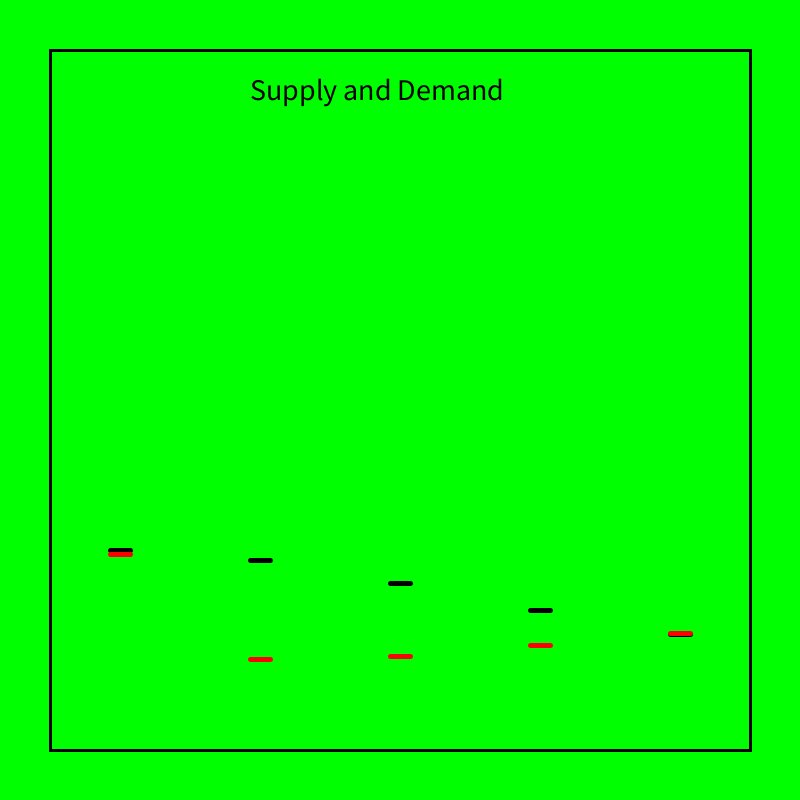
Frame 1 (no input)
Frame 60 (the mouse pressed at the canvas centre just before this capture): identical to frame 1, image omitted
Frame 120 (the mouse held since frame 60 and released just before this capture): identical to frame 1, image omitted

The Processing sketch that drew this single still picture (run headless with seeded random() and noise(); from frame 60 on, the mouse is pressed at the canvas centre):

// Processing sketch: SupplyDemand
// ── SupplyDemand.pde
  ArrayList<Buyer> buyers = new ArrayList<Buyer>();
  ArrayList<Seller> sellers = new ArrayList<Seller>();
  
  ArrayList<Buyer> buyerHolder = new ArrayList<Buyer>();
  ArrayList<Seller> sellerHolder = new ArrayList<Seller>();
  ArrayList<TransactionPair> pairs = new ArrayList<TransactionPair>();
  
  int numBuyers = 5;
  int numSellers = 5;
  int numDays = 100;
  int graphWidth = 700;
  float ellipseSize = 20;
  
void setup(){
  
  size(800, 800);
  for (int i = 1; i <= numBuyers; i++){
      double r = 5 + (numBuyers - i);
      buyers.add(new Buyer(r, r/2));
  }
  for (int i = 1; i <= numSellers; i++){
      double r = 5 + (Math.abs(numBuyers - numSellers)) + i;
      sellers.add(new Seller(r, r/2));
  }
  
  /*
    Each day requires certain tasks:
    1) Loop through buyers and sellers and assign them randomly to each other until all rockets are sold or no sales can be made
    2) Use the makeSale function to achieve (1). Remove any buyer that has item or seller who doesn't from holder arraylists.
    3) (1) and (2) have excluded buyers raise prices and excluded sellers lower prices
    4) Replenish Seller stocks and empty buyer stocks. 
  */
  System.out.println("Extreme of index 2 is: " + buyers.get(2).getExtreme());
  for (int day = 0; day < numDays; day++){
    delay(50);
    if (day == 20){
    System.out.println("Index 2, Start of day: " + buyers.get(2).getPrice());
    }
     background(0, 255, 0);
     
     //delay(1);
     
     pushStyle();
     
       pushStyle();
       rectMode(CENTER);
       strokeWeight(3);
       noFill();
       rect(width/2, height/2, graphWidth, graphWidth);
       popStyle();
       
       pushStyle();
       textSize(30);
       fill(0, 0, 0);
       text("Supply and Demand", width/2 -150 , height/2 - (graphWidth/2 - 50) );
       popStyle();
       
     popStyle();
    
     int counter = 0;
     int times = 0;
     //Copy ArrayList of buyers and sellers into their respective holder arrays
     for (Buyer b : buyers){
         buyerHolder.add(b); 
     }
       
     for (Seller s : sellers){
         sellerHolder.add(s); 
     }
       //Third condition: how many times to loop through arraylists until it is determined no transactions can be made.
     if (buyerHolder.size() >= sellerHolder.size()){
        times = sellerHolder.size(); 
     }
     else {
        times = buyerHolder.size(); 
     }
     
     
    //Random assignment
    while ((buyerHolder.size() > 0 && sellerHolder.size() > 0) && counter <= times){
      //System.out.println("hi");
       if (buyerHolder.size() >= sellerHolder.size()){
          for (int i = sellerHolder.size() - 1; i >= 0; i-- ){
             int buyerIndex = (int)(Math.random()*buyerHolder.size());
             int sellerIndex = (int)(Math.random()*sellerHolder.size());
             
             Buyer randomBuyer = buyerHolder.get(buyerIndex);
             Seller randomSeller = sellerHolder.get(sellerIndex);
             
             pairs.add(new TransactionPair(randomBuyer, randomSeller));
             
             sellerHolder.remove(sellerIndex);
             buyerHolder.remove(buyerIndex);
             
          } 
          for (int i = pairs.size() - 1; i >= 0; i--){
             //System.out.println("lol");
             Buyer BuyerInPair = pairs.get(i).getBuyer();
             Seller SellerInPair = pairs.get(i).getSeller();
             
             boolean itemWasSold = makeSale(BuyerInPair, SellerInPair);
             if (itemWasSold){
                pairs.remove(i);
                //System.out.println("sell pairs");
             }
             
          }
          
          /*for (int i = 0; i < pairs.size(); i++){
             System.out.println(pairs.get(i).getBuyer().getPrice()); 
          } */
          
          //System.out.println("more buyers");
          //Clearing pairs and repopulating buyer and seller arrays
          for (int i = pairs.size() - 1; i >= 0; i--){
              TransactionPair tp = pairs.get(i);
              pairs.remove(tp);
              buyerHolder.add(tp.getBuyer());
              sellerHolder.add(tp.getSeller());
          }
          
          counter++;
          //Process will now begin again
       }
       else if (buyerHolder.size() < sellerHolder.size()) {
          for (int i = buyerHolder.size() - 1; i >= 0; i--){
             int buyerIndex = (int)(Math.random()*buyerHolder.size());
             int sellerIndex = (int)(Math.random()*sellerHolder.size());
             
             Buyer randomBuyer = buyerHolder.get(buyerIndex);
             Seller randomSeller = sellerHolder.get(sellerIndex);
             
             pairs.add(new TransactionPair(randomBuyer, randomSeller));
             
             sellerHolder.remove(sellerIndex);
             buyerHolder.remove(buyerIndex);   
          }
          for (int i = pairs.size() - 1; i >= 0; i--){
             Buyer BuyerInPair = pairs.get(i).getBuyer();
             Seller SellerInPair = pairs.get(i).getSeller();
             boolean itemWasSold = makeSale(BuyerInPair, SellerInPair);
             if (itemWasSold){
                pairs.remove(i); 
                
             }
          }
          
          for (int i = pairs.size() - 1; i >= 0; i--){
              TransactionPair tp = pairs.get(i);
              pairs.remove(tp);
              buyerHolder.add(tp.getBuyer());
              sellerHolder.add(tp.getSeller());
          }
          counter++;
       }
       
       
       
      
    }
    //Last thing to do each day is raise excluded buyers,  lower excluded sellers, replenish sellers, deplete buyers, and clear the holder arrays
    
    //Raise buyers and clear holder arraylist
    if (buyerHolder.size() > 0){
       for (int i = buyerHolder.size() - 1; i >= 0; i--){
         //System.out.println("I was excluded!");
          double randomNum = buyerHolder.get(i).getPrice() + Math.random();
          if (buyerHolder.get(i).getExtreme() > randomNum){
          buyerHolder.get(i).setPrice(randomNum);
          }
          buyerHolder.remove(i);
       }
      
    }
    
    //Lower sellers and clear holder arraylist
    if (sellerHolder.size() > 0){
       for (int i = sellerHolder.size() - 1; i >= 0; i--){
          double randomNum = sellerHolder.get(i).getPrice() - Math.random();
          if (sellerHolder.get(i).getExtreme() < randomNum){
          sellerHolder.get(i).setPrice(randomNum);
          }
          
          sellerHolder.remove(i);
       }
    }
    
    //Replenishing sellers and Depleting buyers
    for (Buyer b : buyers){
       b.takeItem(); 
    }
    
    for (Seller s : sellers){
      s.takeItem(); 
    }
    
    //Graphics for the end of each day
    pushStyle();
      for (int i = 1; i <= numBuyers; i++){
         pushStyle();
         ellipseMode(CENTER);
         fill(255, 165, 0);
         double xCoord = (graphWidth/(2*numBuyers))*(2*i - 1) + (width/2 - graphWidth/2);
         double yCoord = map((float)(buyers.get(i - 1).getExtreme()), 0, 30, (height/2) + graphWidth/2, height/2 - graphWidth/2);
         //ellipse((float)xCoord, (float)yCoord, ellipseSize, ellipseSize);
         double yPrice = map((float)(buyers.get(i - 1).getPrice()), 0, 30, (height/2) + graphWidth/2, height/2 - graphWidth/2);
         stroke(0, 0, 0);
         strokeWeight(5);
         line((float)(xCoord - ellipseSize/2), (float)yPrice, (float)(xCoord + ellipseSize/2), (float)yPrice);
         popStyle();
         
         
         
      }
      for (int j = 1; j <= numSellers; j++){
         pushStyle();
         ellipseMode(CENTER);
         fill(0, 0, 255);
         double xCoord = (graphWidth/(2*numSellers))*(2*j - 1) + (width/2 - graphWidth/2);
         double yCoord = map((float)(sellers.get(j - 1).getExtreme()), 0, 30, (height/2) + graphWidth/2, height/2 - graphWidth/2);
         //ellipse((float)xCoord, (float)yCoord, ellipseSize, ellipseSize);
         double yPrice = map((float)(sellers.get(j - 1).getPrice()), 0, 30, (height/2) + graphWidth/2, height/2 - graphWidth/2);
         stroke(255, 0, 0);
         strokeWeight(5);
         line((float)(xCoord - ellipseSize/2), (float)yPrice, (float)(xCoord + ellipseSize/2), (float)yPrice);
         popStyle(); 
      }
    popStyle();
      
  }
  //System.out.println(buyers.get(2).getPrice());
}

void draw(){
  
}

double findPrice(Buyer b, Seller s){
      double currentPrice = b.getPrice();
      double otherPrice = s.getPrice();
      int increment = 0;
      //boolean rr = Math.abs(currentPrice - otherPrice) > 10.0;
   
      if (!b.canNegotiateWith(s) || Math.abs(currentPrice - otherPrice) > 10.0 ){
         return -1.0;
         
      }
   
       while (Math.abs(currentPrice - otherPrice) > 0.5){
         double difference = currentPrice - otherPrice;
         if (difference > 0){
            currentPrice -= Math.random()*0.5;
            otherPrice += Math.random()*0.5;
         }
         else if (difference < 0){
            currentPrice += Math.random()*0.5;
            otherPrice -= Math.random()*0.5;
         }
         increment++;
      }
      //System.out.println("not here.");
      int random = (int)(2*Math.random());
      if (random == 0){
        return currentPrice;
      }
      else{
        return otherPrice; 
      }
      
      
  }
  
  int n = 0;
  boolean makeSale(Buyer b, Seller s){
    
     double price = findPrice(b, s);
     if (price == -1.0){
        return false; 
     }
     if (price > b.getExtreme()){
        return false; 
     }
     if (price < s.getExtreme()){
        return false; 
     }
     else {
       System.out.println(n);
       n++;
       b.giveItem();
       s.takeItem();
       if (s.getPrice() <= price){
          s.setPrice(s.getPrice() + Math.random());
          
       }
       else if ( s.getPrice() > price){
          s.setPrice(s.getPrice() - Math.random());
          
       }
       
       if (b.getPrice() >= price){
          b.setPrice(b.getPrice() - Math.random()); 
          
       }
       else if ( b.getPrice() < price){
          b.setPrice(b.getPrice() + Math.random()); 
          
       }
       return true;
     }
    
  }
  
// ── Actor.pde
public interface Actor {
  
 double getExtreme(); 
 double getPrice(); 
 void setPrice(double p); 
 boolean getItem();
}
// ── Buyer.pde
public class Buyer implements Actor {
  
    private double extreme;
    private double price;
    private boolean bHasItem;
    
    public Buyer(double e, double p){
      this.extreme = e;
      this.price = p;
      this.bHasItem = false;
  
    }  
  
   public double getExtreme(){
      return this.extreme; 
     
   }
   
   public double getPrice(){
      return this.price; 
   }
  
   public boolean canNegotiateWith(Seller s){
       if (s.getExtreme() > this.extreme /*|| this.bHasItem == true || s.getItem() == false*/)
         return false;
       return true;  
   }
   
   public void setPrice(double p){
      this.price = p; 
   }
   
   public boolean giveItem(){
       this.bHasItem = true;
       return this.bHasItem;
   }
   public boolean takeItem(){
       this.bHasItem = false;
       return this.bHasItem;
   }
  public boolean getItem(){
     return this.bHasItem; 
  }
   
}
// ── Seller.pde
public class Seller implements Actor {
    private double extreme;
    private double price;
    private boolean bHasItem;
    
    public Seller(double e, double p){
      this.extreme = e;
      this.price = p;
      this.bHasItem = true;
  
    }  
  
   public double getExtreme(){
      return this.extreme; 
     
   }
   
   public double getPrice(){
      return this.price; 
   }
   
   public boolean canNegotiateWith(Buyer b){
       if (b.getExtreme() < this.extreme|| this.bHasItem == false || b.getItem() == true)
         return false;
       return true;  
   }
  
  public void setPrice(double p){
      this.price = p; 
   }
  public boolean giveItem(){
       this.bHasItem = true;
       return this.bHasItem;
   }
  public boolean takeItem(){
       this.bHasItem = false;
       return this.bHasItem;
   }
  public boolean getItem(){
     return this.bHasItem; 
  }
  
  
}
// ── TransactionPair.pde
public class TransactionPair {
   private Buyer buyer;
   private Seller seller;
   
   public TransactionPair(Buyer b, Seller s){
      this.buyer = b;
      this.seller = s;
   }
   public Buyer getBuyer(){
      return this.buyer; 
   }
   public Seller getSeller(){
      return this.seller; 
   }
   public void setBuyer(Buyer b){
      this.buyer = b; 
   }
   public void setSeller (Seller s){
      this.seller = s; 
   }
}
